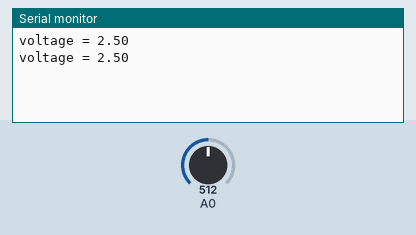
Recording of a sketch running on a simulated Arduino Uno, built with avr-gcc and run on an emulated ATmega328P. Shown: the last lines printed to the serial monitor. The test bench sets the inputs (shaded band); at power-on: A0 = 512.

Above: at 1.8 s.
1.9 s: A0 set to 716
At 2.8 s:
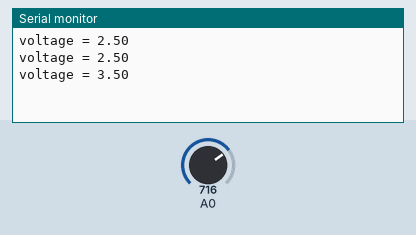
3.4 s: A0 set to 900
At 4.7 s:
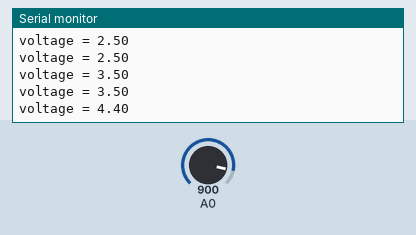
Timing chart, 0 to 6.4 s (numbered marks = the images above; inputs shaded):
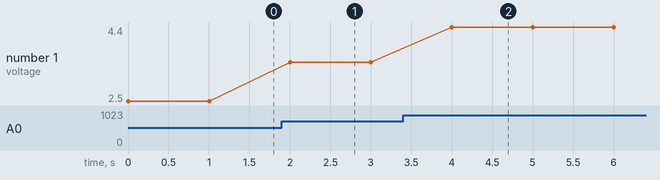

The sketch:

sistani4.ino
```cpp
void setup() {
  Serial.begin(9600);
}

void loop() {
 float voltage = analogRead(A0);// reads the value of A0
float voltage1 =voltage*5/1023;//converts the value of voltage from 0-1023 to 0-5 volts

  Serial.print("voltage = ");//write "voltage =" in the serial monitor
  Serial.println(voltage1);// show the value of voltage 1 in the serial monitor
  delay(1000);// waits for 1 second

}
```

Measured:
- after the input at 1.9 s, the serial monitor: prints a new line after 0.10 s (image 1)
- after the input at 3.4 s, the serial monitor: prints a new line after 0.60 s (image 2)
- plotted number 1: 2.5 → 3.5 after the input at 1.9 s, 3.5 → 4.4 after the input at 3.4 s
